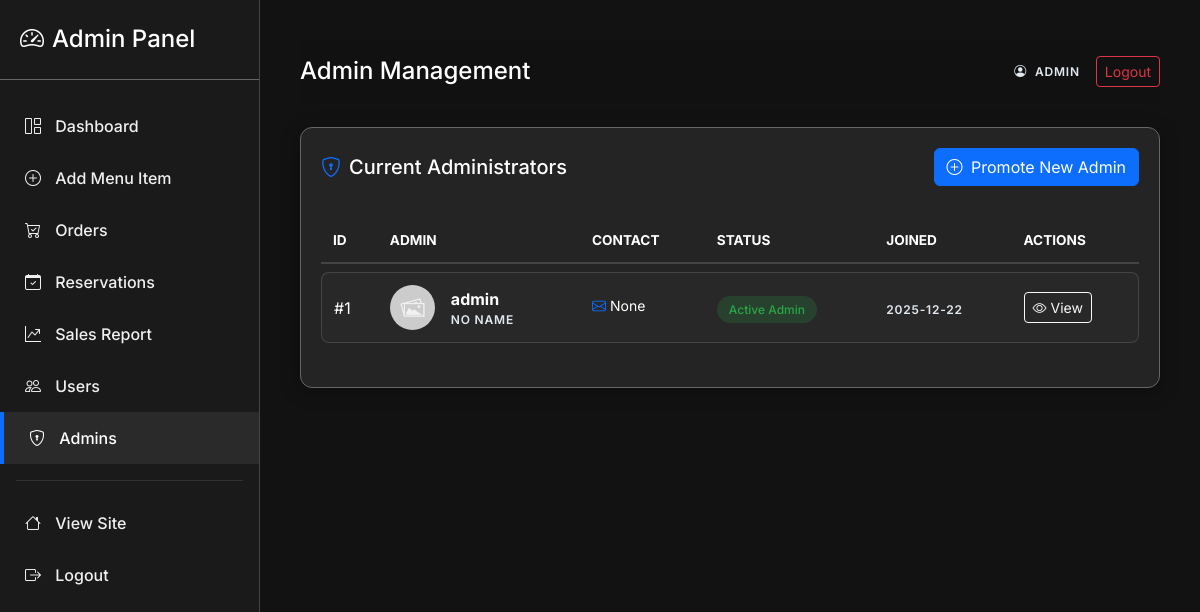
/admin/admins (signed in), run on an earlier commit of the app's database.
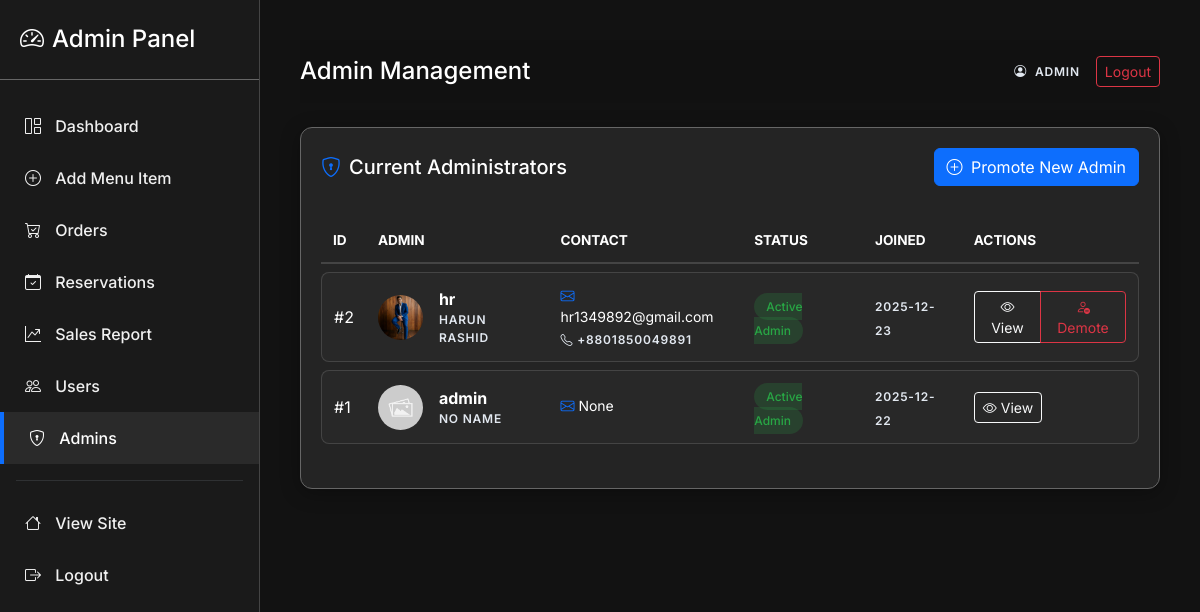
And on a later commit of the database.
### app.py (models this page shows)
class User(db.Model):
    id = db.Column(db.Integer, primary_key=True)
    username = db.Column(db.String(120), unique=True, nullable=False)
    member_id = db.Column(db.String(20), unique=True) # Custom ID
    email = db.Column(db.String(200), unique=True)
    password = db.Column(db.String(255), nullable=False)
    full_name = db.Column(db.String(200))
    phone = db.Column(db.String(50))
    address_district = db.Column(db.String(100))
    address_city = db.Column(db.String(100))
    address_street = db.Column(db.String(200))
    profile_image = db.Column(db.String(200))  # image filename
    reset_token = db.Column(db.String(100), nullable=True)
    reset_token_expiry = db.Column(db.DateTime, nullable=True)
    is_admin = db.Column(db.Boolean, default=False)
    email_verified = db.Column(db.Boolean, default=False)
    email_verification_code = db.Column(db.String(10), nullable=True)
    created_at = db.Column(db.DateTime, default=datetime.utcnow)
    orders = db.relationship('Order', backref='user', lazy=True)
    reservations = db.relationship('Reservation', backref='user', lazy=True)

### app.py (the view)
@app.route('/admin/admins')
@admin_required
def admin_admins():
    admins = User.query.filter_by(is_admin=True).order_by(User.id.desc()).all()
    users = User.query.filter_by(is_admin=False).order_by(User.username).all()
    return render_template('admin/admins.html', admins=admins, users=users)

### app.py (called while the page is built)
def admin_required(fn):
    @wraps(fn)
    def wrapper(*args, **kwargs):
        if not session.get('is_admin'):
            flash('Admin login required.')
            return redirect(url_for('admin_login'))
        return fn(*args, **kwargs)
    return wrapper

@app.context_processor
def inject_global_data():
    cart = session.get('cart', {})
    count = sum(cart.values()) if isinstance(cart, dict) else 0
    all_items = MenuItem.query.all()
    best_item = None
    max_avg = 0
    for it in all_items:
        avg = it.get_average_rating()
        if avg > max_avg:
            max_avg = avg
            best_item = it
    return dict(cart_count=count, best_rated_item=best_item)

    def get_average_rating(self):
        if not self.ratings:
            return 0
        return round(sum(r.score for r in self.ratings) / len(self.ratings), 1)

### templates/admin/admins.html (shortened to what this page needs)
{% extends 'admin/admin_base.html' %}
{% block admin_title %}Admin Management{% endblock %}
{% block content %}
<div class="glass-card mb-4">
    <div class="d-flex justify-content-between align-items-center mb-4">
        <h5 class="mb-0 text-white"><i class="bi bi-shield-lock me-2 text-primary"></i>Current Administrators</h5>
        <button class="btn btn-primary" data-bs-toggle="modal" data-bs-target="#promoteModal">
            <i class="bi bi-plus-circle me-1"></i> Promote New Admin
        </button>
    </div>
    <div class="table-responsive">
        <table class="admin-table">
            <thead>
                <tr>
                    <th>ID</th>
                    <th>Admin</th>
                    <th>Contact</th>
                    <th>Status</th>
                    <th>Joined</th>
                    <th>Actions</th>
                </tr>
            </thead>
            <tbody>
                {% for admin in admins %}
                <tr>
                    <td>#{{ admin.id }}</td>
                    <td>
                        <div class="d-flex align-items-center">
                            <img src="{{ admin.profile_image and url_for('static', filename='uploads/' ~ admin.profile_image) or url_for('static', filename='img/placeholder.jpg') }}"
                                class="rounded-circle me-3" width="45" height="45" style="object-fit: cover;">
                            <div>
                                <div class="fw-bold text-white">{{ admin.username }}</div>
                                <div class="small text-muted">{{ admin.full_name or 'No Name' }}</div>
                            </div>
                        </div>
                    </td>
                    <td>
                        <div class="small text-white mb-1"><i class="bi bi-envelope me-1 text-primary"></i>{{
                            admin.email }}</div>
                        {% if admin.phone %}
                        <div class="small text-muted"><i class="bi bi-telephone me-1"></i>{{ admin.phone }}</div>
                        {% endif %}
                    </td>
                    <td>
                        <span class="badge-admin badge-admin-success">Active Admin</span>
                    </td>
                    <td>
                        <span class="small text-muted">{{ admin.created_at.strftime('%Y-%m-%d') }}</span>
                    </td>
                    <td>
                        <div class="btn-group">
                            <button class="btn btn-sm btn-outline-light"
                                onclick="openAdminView('{{ admin.username }}')">
                                <i class="bi bi-eye"></i> View
                            </button>
                            {% if admin.username != 'admin' and admin.username != session['username'] %}
                            <button class="btn btn-sm btn-outline-danger" onclick="demoteAdmin('{{ admin.username }}')">
                                <i class="bi bi-person-dash"></i> Demote
                            </button>
                            {% endif %}
                        </div>
                    </td>
                </tr>
                {% endfor %}
            </tbody>
        </table>
    </div>
</div>
{% endblock %}

### templates/admin/admin_base.html (shortened to what this page needs)
<!doctype html>
<html lang="en">
<head>
    <link href="https://cdn.jsdelivr.net/npm/bootstrap@5.3.2/dist/css/bootstrap.min.css" rel="stylesheet">
    <link rel="stylesheet" href="https://cdn.jsdelivr.net/npm/bootstrap-icons@1.11.1/font/bootstrap-icons.css">
    <link rel="stylesheet" href="{{ url_for('static', filename='css/admin.css') }}">
</head>
<body class="admin-body">
    <div id="admin-wrapper">
        <nav id="sidebar">
            <div class="sidebar-header">
                <h4 class="mb-0"><i class="bi bi-speedometer2 me-2"></i>Admin Panel</h4>
            </div>
            <ul class="list-unstyled components">
                <li class="{% if request.endpoint == 'admin_index' %}active{% endif %}">
                    <a href="{{ url_for('admin_index') }}"><i class="bi bi-grid-1x2"></i> Dashboard</a>
                </li>
                <li class="{% if request.endpoint == 'admin_add_menu' %}active{% endif %}">
                    <a href="{{ url_for('admin_add_menu') }}"><i class="bi bi-plus-circle"></i> Add Menu Item</a>
                </li>
                <li class="{% if request.endpoint == 'admin_orders' %}active{% endif %}">
                    <a href="{{ url_for('admin_orders') }}"><i class="bi bi-cart-check"></i> Orders</a>
                </li>
                <li class="{% if request.endpoint == 'admin_reservations' %}active{% endif %}">
                    <a href="{{ url_for('admin_reservations') }}"><i class="bi bi-calendar-check"></i> Reservations</a>
                </li>
                <li class="{% if request.endpoint == 'sales_report' %}active{% endif %}">
                    <a href="{{ url_for('sales_report') }}"><i class="bi bi-graph-up-arrow"></i> Sales Report</a>
                </li>
                <li class="{% if request.endpoint == 'admin_users' %}active{% endif %}">
                    <a href="{{ url_for('admin_users') }}"><i class="bi bi-people"></i> Users</a>
                </li>
                <li class="{% if request.endpoint == 'admin_admins' %}active{% endif %}">
                    <a href="{{ url_for('admin_admins') }}"><i class="bi bi-shield-lock"></i> Admins</a>
                </li>
                <hr class="mx-3 border-secondary">
                <li>
                    <a href="{{ url_for('index') }}"><i class="bi bi-house"></i> View Site</a>
                </li>
                <li>
                    <a href="{{ url_for('admin_logout') }}"><i class="bi bi-box-arrow-right"></i> Logout</a>
                </li>
            </ul>
        </nav>
        <div id="content">
            <nav class="navbar navbar-expand-lg navbar-dark sticky-top mb-4">
                <div class="container-fluid p-0">
                    <h4 class="mb-0">{% block admin_title %}{% endblock %}</h4>
                    <div class="ms-auto d-flex align-items-center">
                        <span class="text-muted small me-3"><i class="bi bi-person-circle me-1"></i> Admin</span>
                        <a href="{{ url_for('admin_logout') }}" class="btn btn-sm btn-outline-danger">Logout</a>
                    </div>
                </div>
            </nav>
            {% block content %}{% endblock %}
        </div>
    </div>
</body>
</html>

### static/css/admin.css (style rules this page uses)
:root { --admin-bg: #121212; --sidebar-bg: #1a1a1a; --card-bg: #242424; --border-color: #444444; --border-whitish: #666666; --text-main: #ffffff; --text-muted: #ffffff; --text-stylish: #e2e8f0; --accent-color: #0d6efd; --accent-hover: #0b5ed7; --sidebar-width: 260px; }
body.admin-body { background-color: var(--admin-bg); color: var(--text-main); font-family: 'Inter', sans-serif; overflow-x: hidden; }
.text-muted { color: var(--text-stylish) !important; letter-spacing: 0.8px; text-transform: uppercase; font-size: 0.75rem; font-weight: 600; }
.small.text-muted { font-weight: 600; }
#admin-wrapper { display: flex; width: 100%; align-items: stretch; }
#sidebar { min-width: var(--sidebar-width); max-width: var(--sidebar-width); background: var(--sidebar-bg); color: #fff; transition: all 0.3s; height: 100vh; position: fixed; z-index: 1000; border-right: 1px solid var(--border-color); }
#sidebar .sidebar-header { padding: 25px 20px; background: var(--sidebar-bg); border-bottom: 1px solid var(--border-whitish); color: #ffffff; }
#sidebar ul.components { padding: 20px 0; }
#sidebar ul li a { padding: 14px 25px; font-size: 1rem; display: block; color: #f0f0f0; text-decoration: none; transition: 0.3s; font-weight: 500; }
#sidebar ul li.active>a { color: #fff; background: #2a2a2a; border-left: 4px solid var(--accent-color); }
#sidebar ul li a i { margin-right: 10px; }
#content { width: calc(100% - var(--sidebar-width)); padding: 40px; min-height: 100vh; transition: all 0.3s; margin-left: var(--sidebar-width); }
.glass-card { background: var(--card-bg); border: 1px solid var(--border-whitish); border-radius: 12px; padding: 20px; box-shadow: 0 4px 20px rgba(0, 0, 0, 0.3); margin-bottom: 20px; }
.admin-table { width: 100%; margin-bottom: 1rem; color: var(--text-main); border-collapse: separate; border-spacing: 0 8px; }
.admin-table thead th { background: transparent; border-bottom: 2px solid var(--border-color); color: var(--text-main); text-transform: uppercase; font-size: 0.85rem; padding: 12px; }
.admin-table tbody tr { background: rgba(255, 255, 255, 0.02); transition: 0.3s; }
.admin-table td { padding: 12px; vertical-align: middle; border-top: 1px solid var(--border-color); border-bottom: 1px solid var(--border-color); }
.admin-table td:first-child { border-left: 1px solid var(--border-color); border-top-left-radius: 8px; border-bottom-left-radius: 8px; }
.admin-table td:last-child { border-right: 1px solid var(--border-color); border-top-right-radius: 8px; border-bottom-right-radius: 8px; }
.badge-admin { padding: 6px 12px; border-radius: 50px; font-weight: 500; font-size: 0.75rem; }
.badge-admin-success { background: rgba(40, 167, 69, 0.2); color: #28a745; }
#content .navbar { backdrop-filter: blur(10px); background: rgba(18, 18, 18, 0.8) !important; padding: 1rem 0; z-index: 1000; }

What changed in the data, as far as the page shows it:
now on this page (row edited): User: id "2", profile_image (picture), username "hr", full_name "HARUN RASHID", email "hr1349892@gmail.com", phone "+8801850049891", created_at "2025-12-23"
